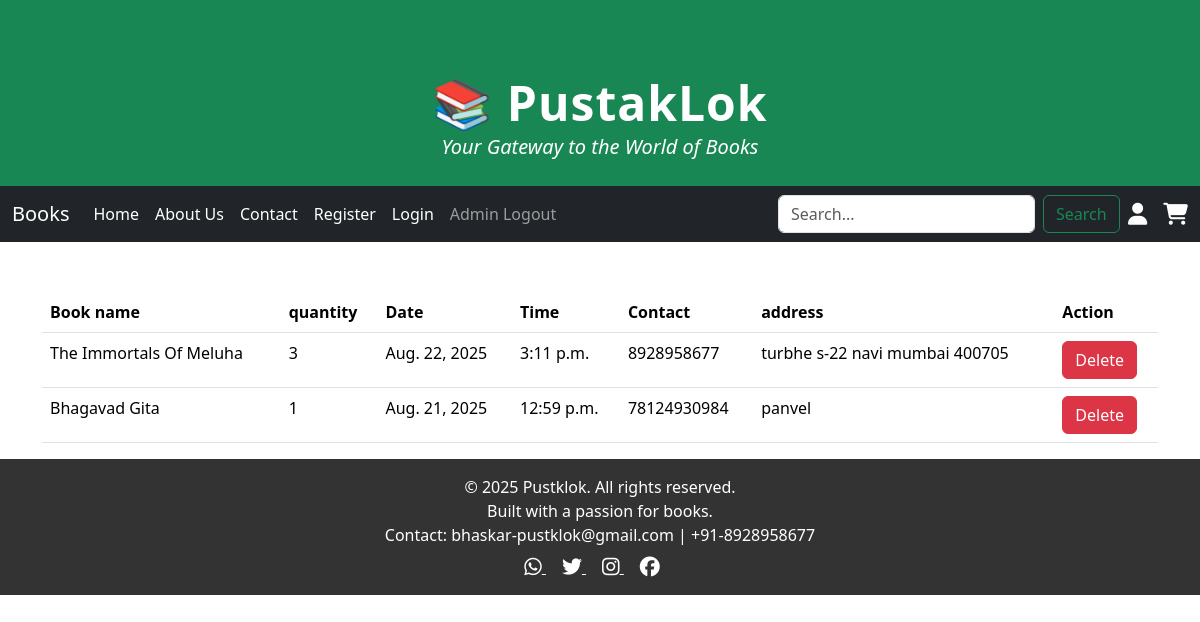
Page /admin_book/ (signed in) on the earlier database version.
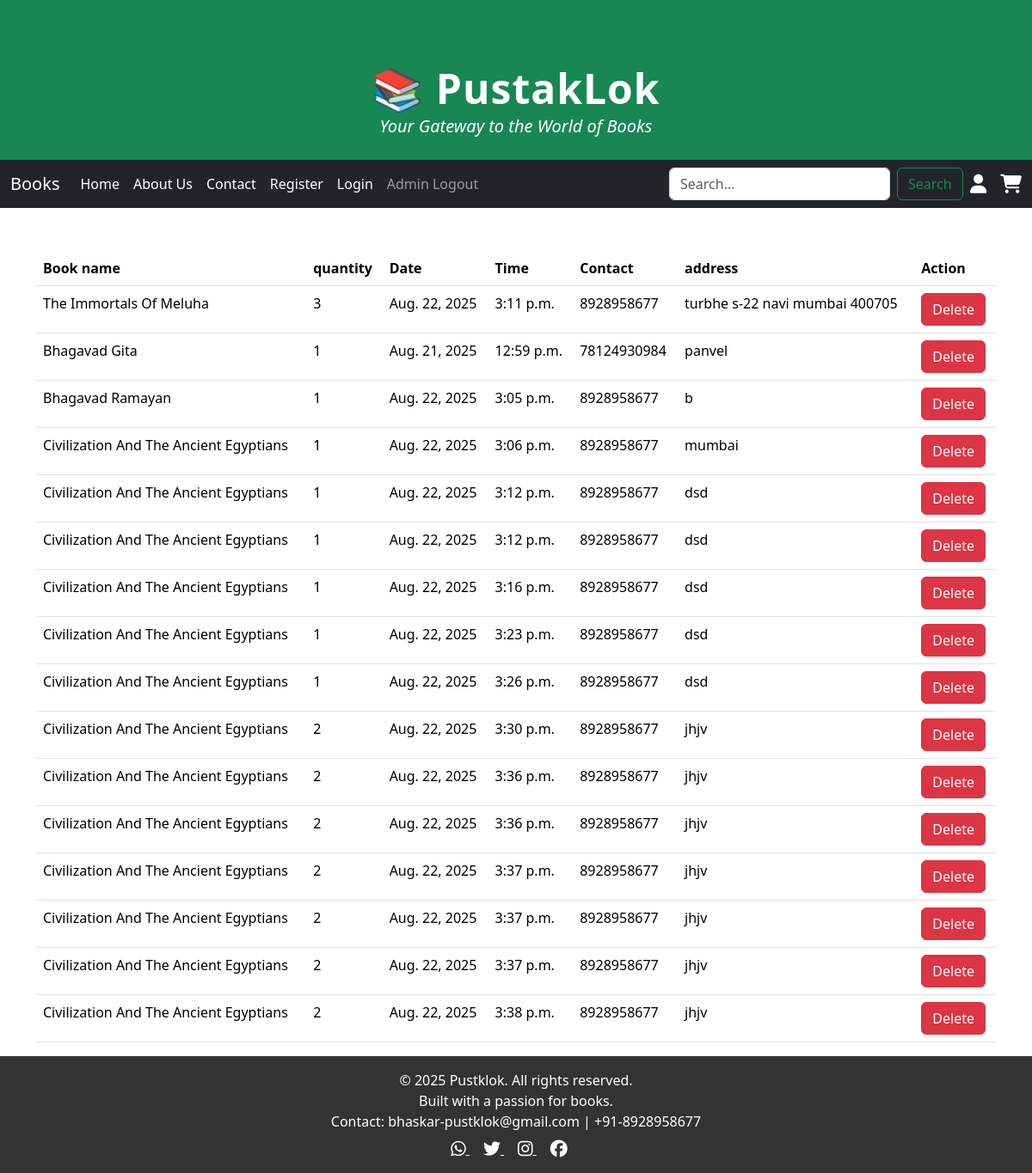
Same page on the later database version.
### mynewapp/models.py (models this page shows, shortened)
class book(models.Model):
    bid=models.AutoField(primary_key=True)
    uid=models.IntegerField()
    book_name=models.CharField(max_length=50)
    quantity=models.IntegerField(default=1)
    address=models.TextField(default="")
    total_price=models.IntegerField(default=0)
    date=models.DateField()
    time=models.TimeField()
    mobile=models.CharField(max_length=20)

### mynewapp/views.py (the view)
# urls.py: path("admin_book/", views.admin_book, name="admin_book"),
def admin_book(request):
    if 'a_name' in request.session:
        booking=book.objects.all()
        locate={'data':booking}
        return render(request,"admin_book.html",locate)
    else:
        locate={"status":"you need to login first"}
        return render(request,"login.html",locate)

### mynewapp/templates/admin_book.html (shortened to what this page needs)
{% extends 'master.html' %}
{% load static %}
{% block body %}
<div class="container">
    <div class="row">
        <div class="col-md-12 col-lg-12 col-xl-12">
            <table class="table">
                <thead>
                <tr>
                <th>Book name</th>
                <th>quantity</th>
                <th>Date</th>
                <th>Time</th>
                <th>Contact</th>
                <th>address</th>
                    <th>Action</th>
                </tr>
                </thead>
                <tbody>
                {% for x in data %}
                <tr>
                <td>{{x.book_name}}</td>
                <td>{{x.quantity}}</td>
                <td>{{x.date}}</td>
                <td>{{x.time}}</td>
                <td>{{x.mobile}}</td>
                <td>{{x.address}}</td>
<td><a class="btn btn-danger" href="{% url 'delete_order'%}?id={{x.bid}}" onclick="return confirm('Are you sure you want to delete this order')">Delete</a></td>
                </tr>
                {% endfor %}
                </tbody>
            </table>
        </div>
    </div>
</div>
{% endblock %}

Differences in the rows shown:
added book: book_name "Bhagavad Ramayan", quantity "1", date "Aug. 22, 2025", time "3:05 p.m.", mobile "8928958677", address "b"
added book: book_name "Civilization And The Ancient Egyptians", quantity "1", date "Aug. 22, 2025", time "3:06 p.m.", mobile "8928958677", address "mumbai"
added book: book_name "Civilization And The Ancient Egyptians", quantity "1", date "Aug. 22, 2025", time "3:12 p.m.", mobile "8928958677", address "dsd"
added book: book_name "Civilization And The Ancient Egyptians", quantity "1", date "Aug. 22, 2025", time "3:12 p.m.", mobile "8928958677", address "dsd"
added book: book_name "Civilization And The Ancient Egyptians", quantity "1", date "Aug. 22, 2025", time "3:16 p.m.", mobile "8928958677", address "dsd"
added book: book_name "Civilization And The Ancient Egyptians", quantity "1", date "Aug. 22, 2025", time "3:23 p.m.", mobile "8928958677", address "dsd"
added book: book_name "Civilization And The Ancient Egyptians", quantity "1", date "Aug. 22, 2025", time "3:26 p.m.", mobile "8928958677", address "dsd"
added book: book_name "Civilization And The Ancient Egyptians", quantity "2", date "Aug. 22, 2025", time "3:30 p.m.", mobile "8928958677", address "jhjv"
added book: book_name "Civilization And The Ancient Egyptians", quantity "2", date "Aug. 22, 2025", time "3:36 p.m.", mobile "8928958677", address "jhjv"
added book: book_name "Civilization And The Ancient Egyptians", quantity "2", date "Aug. 22, 2025", time "3:36 p.m.", mobile "8928958677", address "jhjv"
added book: book_name "Civilization And The Ancient Egyptians", quantity "2", date "Aug. 22, 2025", time "3:37 p.m.", mobile "8928958677", address "jhjv"
added book: book_name "Civilization And The Ancient Egyptians", quantity "2", date "Aug. 22, 2025", time "3:37 p.m.", mobile "8928958677", address "jhjv"
added book: book_name "Civilization And The Ancient Egyptians", quantity "2", date "Aug. 22, 2025", time "3:37 p.m.", mobile "8928958677", address "jhjv"
added book: book_name "Civilization And The Ancient Egyptians", quantity "2", date "Aug. 22, 2025", time "3:38 p.m.", mobile "8928958677", address "jhjv"
